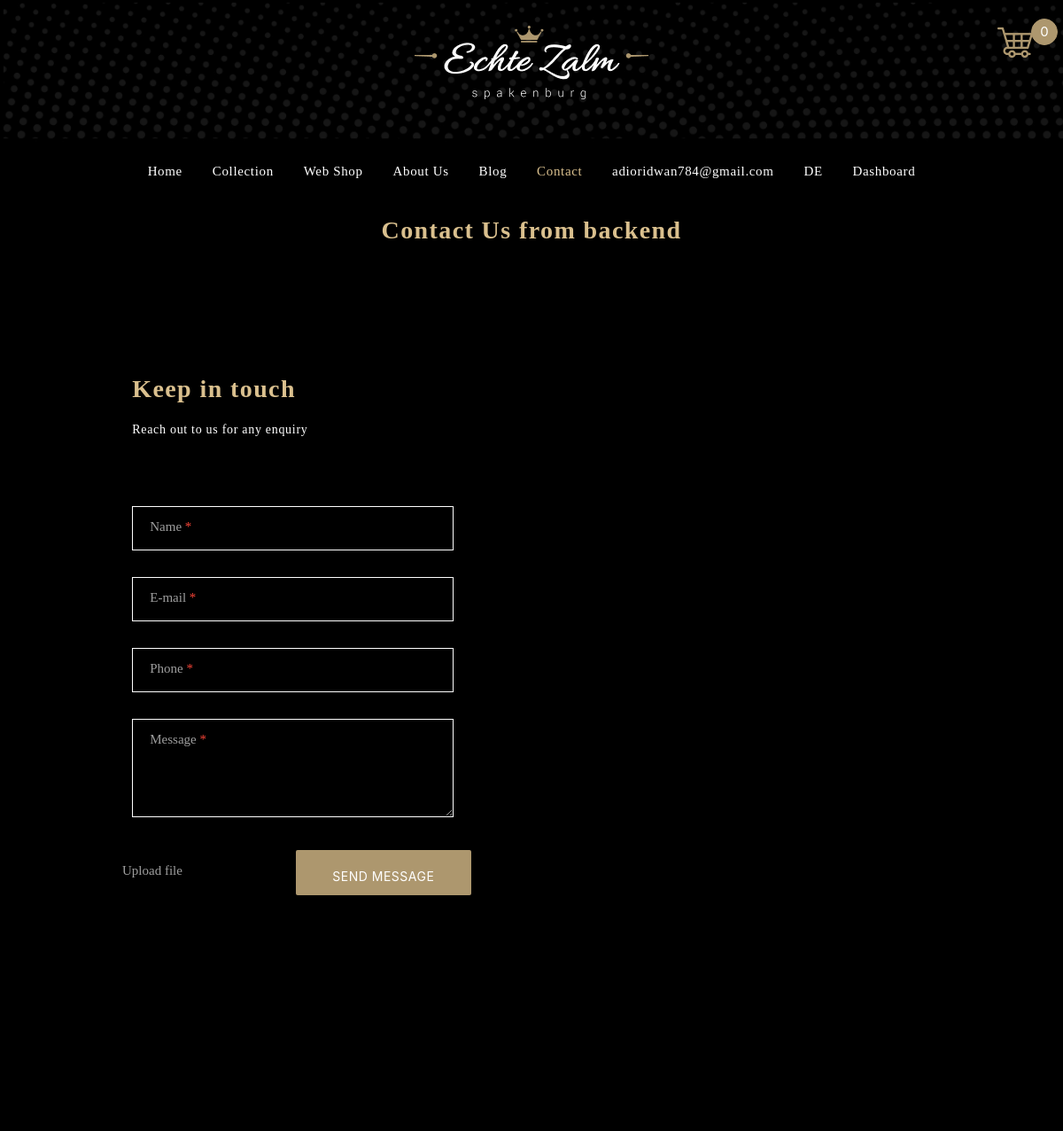
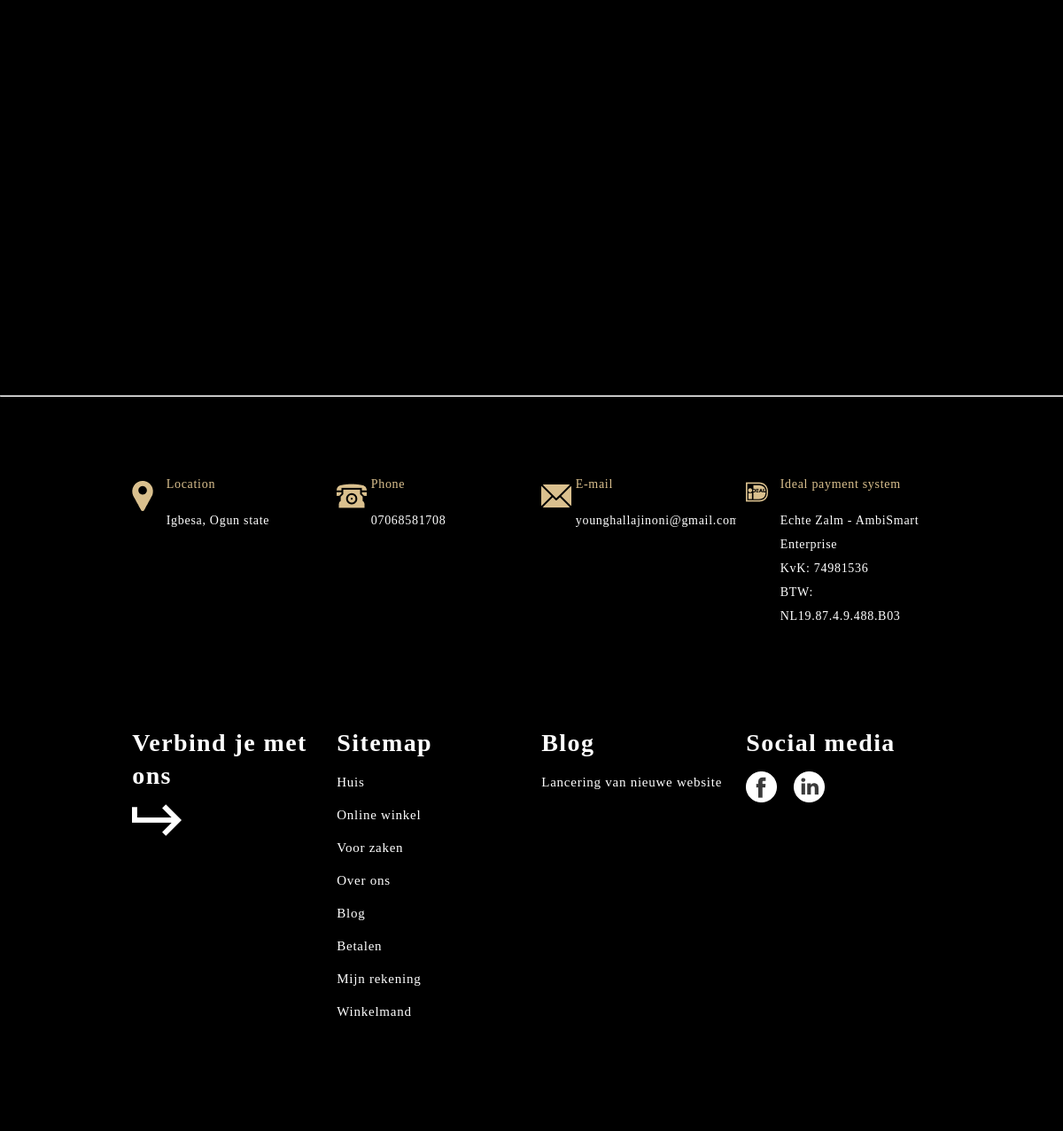
The page /admin/contact.php (signed in) on the database its author committed (2 pictures, top to bottom).
### tables this page shows
CREATE TABLE `pages` (
  `id` int(11) NOT NULL,
  `page_name` varchar(255) NOT NULL,
  `page_title` varchar(255) NOT NULL,
  `status` varchar(11) DEFAULT NULL,
  `file1` varchar(255) DEFAULT NULL,
  `file2` varchar(255) NOT NULL,
  `file3` varchar(255) NOT NULL,
  `uploaded_on` timestamp NOT NULL DEFAULT CURRENT_TIMESTAMP ON UPDATE CURRENT_TIMESTAMP,
  `uploaded_by` varchar(255) NOT NULL
);

### admin/contact.php (the view, shortened to what this page needs)
<?php $page = 'contact'; include 'head.php' ?>
<?php
  include 'includes/connection.php';
  $getDetails = $connect2db->prepare("SELECT * FROM pages WHERE page_name = ? AND status = ?");
  $getDetails->execute([$page, 1]);
  if ($getDetails->rowcount()>0) {
    $data = $getDetails->fetch();
    $title = $data->page_title;
    $address = $data->file1;
    $pnum = $data->file2;
    $email = $data->file3;
  } else{
    $title = 'A Special Experience Of Taste And Tradition';
    $address = '359  Frankenroda Rd, Mihla, Deutche.';
    $pnum = '+32 011 240 193';
    $email='Johndoe@nomail.com';
  }
?>
<section>
	<div class="container">
		<h5 class="center" style="padding-bottom: 108px;"><?php echo $title?></h5>
    <form id="feedbackFrm" method="POST" enctype="multipart/form-data" action="">
		<div class="row">
			<div class="col m5 s12 card black" >
				<h5>Keep in touch</h5>
				<p style="margin-bottom: 58px; color: white;">Reach out to us for any enquiry</p>
				<div class="row">
					<div class="col s12 input-field">
						<label for="name" style="padding-left: 20px;">Name <span class="red-text">*</span> </label>
						<input type="text" id="name" class="browser-default input" name="sender">
					</div>
					<div class="col s12 input-field">
						<label for="email" style="padding-left: 20px;">E-mail <span class="red-text">*</span> </label>
						<input type="email" id="email" class="browser-default input" name="email">
					</div>
					<div class="col s12 input-field">
						<label for="phone" style="padding-left: 20px;">Phone <span class="red-text">*</span> </label>
						<input type="text" id="phone" class="browser-default input" name="pnum">
					</div>
					<div class="col s12 input-field">
						<label for="phone" style="padding-left: 20px;">Message <span class="red-text">*</span> </label>
						<textarea class="browser-default input" style="height: 111px;" name="message"></textarea>
					</div>
					<div class="row">
						<div class="col s5 left input-field upload">
						<label for="uploadImg"> <i class="fas fa-cloud-upload-alt"></i>Upload file</label>
						</div>
						<div class="col s6 input-field">
							<button class="btn planbtn" id="feedbackBtn" type="submit" name="feedbackBtn">Send Message</button>
						</div>
					</div>
				</div>
			</div>
			<div class="col s12 m7 right card black" id="style-map" style="height: 552px; width: 563px; margin-top: 55px;"></div>
		</div>
	</div>
</section>
<hr style="width:100%; ">
<section>
	<div class="container">
		<div class="row">
			<div class="col m3 s12 card black white-text">
				<div class="row">
					<div class="col s2 black" style="padding-top: 24px;">
            <img src="images/icon/location.png">
          </div>
          <div class="col s10" style="padding-top: 56px;">
            <p style="color: #DAC08E;">Location</p>
            <p style="margin-top: 10px;"><?php echo $address; ?></p>
          </div>
				</div>
			</div>
      <div class="col s12 m3 card black white-text">
        <div class="row">
          <div class="col s2 black" style="padding-top: 24px;">
            <img src="images/icon/phone.png">
          </div>
          <div class="col s10" style="padding-top: 56px;">
            <p style="color: #DAC08E;">Phone</p>
            <p><?php echo $pnum; ?></p>
          </div>
        </div>
      </div>
      <div class="col s12 m3 card black white-text">
        <div class="row">
          <div class="col s2 black" style="padding-top: 24px;">
            <img src="images/icon/mail.png">
          </div>
          <div class="col s10" style="padding-top: 56px;">
            <p style="color: #DAC08E;">E-mail</p>
            <p><?php echo $email; ?></p>
          </div>
        </div>
      </div>
            <div class="col m3 s12 card black white-text">
				<div class="row">
					<div class="col s2 black" style="padding-top: 24px;">
            <img src="images/icon/ideal-contact.png">
          </div>
          <div class="col s10" style="padding-top: 56px;">
            <p style="color: #DAC08E;">Ideal payment system</p>
            <p style="margin-top: 10px;">Echte Zalm - AmbiSmart Enterprise<br>
KvK: 74981536<br>
BTW: NL19.87.4.9.488.B03</p>
          </div>
				</div>
			</div>
		</div>
	</div>
</section>
<?php include 'footer.php' ?>

### admin/css/style.css (style rules this page uses)
.input { border: 1px solid #fff; padding-left: 30px; background: transparent; width: 100%; height: 50px; color: #fff; }
.planbtn { height: 51px; width: 198px; background: #AD976E; color: #fff; padding-top: 10px; margin-left: 26px; }
h5 { font-family: Playfair Display; font-style: normal; font-weight: bold; font-size: 28px; line-height: 37px; letter-spacing: 0.05em; color: #DAC08E; }
body { padding:0px; height:0px; background-color: #000; font-family: 'Poppins'; }
.container { width: 77%; }
section .container img { margin-right: 16px; margin-bottom:4px; margin-top: 56px; }
#style-map { height: 100%; }
p, .sub-title { font-family: Poppins; font-size: 20px; font-style: normal; font-weight: 500; line-height: 30px; letter-spacing: 0.05em; text-align: left; color:#fff; }
div .accordian, p { font-family: Poppins; font-size: 14px; font-style: normal; font-weight: 300; line-height: 27px; letter-spacing: 0.05em; text-align: left; }

### rows shown on the page
pages: page_title "Contact Us from backend", file1 "Igbesa, Ogun state", file2 "07068581708", file3 "younghallajinoni@gmail.com"

### other values the page prints
$num "0"
$_SESSION['email'] "adioridwan784@gmail.com"
